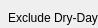
     <widget class="QWidget" name="tb_set_option">
      <property name="geometry">
       <rect>
        <x>0</x>
        <y>0</y>
        <width>98</width>
        <height>28</height>
       </rect>
      </property>
      <attribute name="label">
       <string>Option: Data Preprocessing</string>
      </attribute>
      <widget class="QGroupBox" name="groupBox_13">
       <property name="geometry">
        <rect>
         <x>8</x>
         <y>10</y>
         <width>371</width>
         <height>111</height>
        </rect>
       </property>
       <property name="title">
        <string>Exclude Dry-Day Events</string>
       </property>
       <widget class="QCheckBox" name="ckb_ds_preProcessing_noRain">
        <property name="geometry">
         <rect>
          <x>14</x>
          <y>32</y>
          <width>331</width>
          <height>31</height>
         </rect>
        </property>
        <property name="font">
         <font>
          <family>돋움</family>
          <pointsize>9</pointsize>
          <weight>50</weight>
          <bold>false</bold>
         </font>
        </property>
        <property name="text">
         <string>Set Time Before and After Excluding Dry-Day Events</string>
        </property>
       </widget>
       <widget class="QLineEdit" name="txtBox_ds_preProcessing_noRain">
        <property name="geometry">
         <rect>
          <x>222</x>
          <y>67</y>
          <width>81</width>
          <height>31</height>
         </rect>
        </property>
        <property name="font">
         <font>
          <family>돋움</family>
          <pointsize>9</pointsize>
          <weight>50</weight>
          <bold>false</bold>
         </font>
        </property>
        <property name="alignment">
         <set>Qt::AlignCenter</set>
        </property>
       </widget>
       <widget class="QLabel" name="lbl_ds_preProcessing_noRain">
        <property name="geometry">
         <rect>
          <x>309</x>
          <y>70</y>
          <width>61</width>
          <height>21</height>
         </rect>
        </property>
        <property name="font">
         <font>
          <family>돋움</family>
          <pointsize>9</pointsize>
          <weight>50</weight>
          <bold>false</bold>
         </font>
        </property>
        <property name="text">
         <string>Hours</string>
        </property>
       </widget>
      </widget>
      <widget class="QGroupBox" name="groupBox_20">
       <property name="geometry">
        <rect>
         <x>8</x>
         <y>147</y>
         <width>371</width>
         <height>81</height>
        </rect>
       </property>
       <property name="title">
        <string>Generate Cumulative Rainfall</string>
       </property>
       <widget class="QCheckBox" name="sp_ds_preProcessing_noRainVal">
        <property name="geometry">
         <rect>
          <x>17</x>
          <y>32</y>
          <width>181</width>
          <height>31</height>
         </rect>
        </property>
        <property name="font">
         <font>
          <family>돋움</family>
          <pointsize>9</pointsize>
          <weight>50</weight>
          <bold>false</bold>
         </font>
        </property>
        <property name="text">
         <string>Generate Cumulative Rainfall</string>
        </property>
       </widget>
       <widget class="QLineEdit" name="txtBox_ds_preProcessing_accRainHour">
        <property name="geometry">
         <rect>
          <x>222</x>
          <y>33</y>
          <width>81</width>
          <height>31</height>
         </rect>
        </property>
        <property name="font">
         <font>
          <family>돋움</family>
          <pointsize>9</pointsize>
          <weight>50</weight>
          <bold>false</bold>
         </font>
        </property>
        <property name="placeholderText">
         <string>6,8,12</string>
        </property>
       </widget>
       <widget class="QLabel" name="label_91">
        <property name="geometry">
         <rect>
          <x>308</x>
          <y>39</y>
          <width>51</width>
          <height>20</height>
         </rect>
        </property>
        <property name="font">
         <font>
          <family>돋움</family>
          <pointsize>9</pointsize>
          <weight>50</weight>
          <bold>false</bold>
         </font>
        </property>
        <property name="text">
         <string>Hours</string>
        </property>
       </widget>
      </widget>
      <widget class="QGroupBox" name="groupBox_23">
       <property name="geometry">
        <rect>
         <x>8</x>
         <y>270</y>
         <width>371</width>
         <height>131</height>
        </rect>
       </property>
       <property name="title">
        <string/>
       </property>
       <widget class="QComboBox" name="sp_ds_preProcessing_startMonth">
        <property name="geometry">
         <rect>
          <x>160</x>
          <y>32</y>
          <width>71</width>
          <height>31</height>
         </rect>
        </property>
        <property name="font">
         <font>
          <family>돋움</family>
          <pointsize>9</pointsize>
          <weight>50</weight>
          <bold>false</bold>
         </font>
        </property>
       </widget>
       <widget class="QComboBox" name="sp_ds_preProcessing_endMonth">
        <property name="geometry">
         <rect>
          <x>255</x>
          <y>32</y>
          <width>71</width>
          <height>31</height>
         </rect>
        </property>
        <property name="font">
         <font>
          <family>돋움</family>
          <pointsize>9</pointsize>
          <weight>50</weight>
          <bold>false</bold>
         </font>
        </property>
       </widget>
       <widget class="QLabel" name="label_105">
        <property name="geometry">
         <rect>
          <x>238</x>
          <y>39</y>
          <width>10</width>
          <height>16</height>
         </rect>
        </property>
        <property name="font">
         <font>
          <family>돋움</family>
          <pointsize>9</pointsize>
          <weight>50</weight>
          <bold>false</bold>
         </font>
        </property>
        <property name="text">
         <string>~</string>
        </property>
       </widget>
       <widget class="QRadioButton" name="rb_ds_preProcessing_month">
        <property name="geometry">
         <rect>
          <x>19</x>
          <y>30</y>
          <width>111</width>
          <height>31</height>
         </rect>
        </property>
        <property name="font">
         <font>
          <family>돋움</family>
          <pointsize>9</pointsize>
          <weight>50</weight>
          <bold>false</bold>
         </font>
        </property>
        <property name="text">
         <string>Specific Month</string>
        </property>
       </widget>
       <widget class="QRadioButton" name="rb_ds_preProcessing_date">
        <property name="geometry">
         <rect>
          <x>19</x>
          <y>75</y>
          <width>111</width>
          <height>31</height>
         </rect>
        </property>
        <property name="font">
         <font>
          <family>돋움</family>
          <pointsize>9</pointsize>
          <weight>50</weight>
          <bold>false</bold>
         </font>
        </property>
        <property name="text">
         <string>Specific Period</string>
        </property>
       </widget>
       <widget class="QDateTimeEdit" name="sp_ds_preProcessing_startDate">
        <property name="geometry">
         <rect>
          <x>153</x>
          <y>75</y>
          <width>81</width>
          <height>31</height>
         </rect>
        </property>
        <property name="font">
         <font>
          <family>돋움</family>
          <pointsize>9</pointsize>
          <weight>50</weight>
          <bold>false</bold>
         </font>
        </property>
        <property name="date">
         <date>
          <year>2016</year>
          <month>1</month>
          <day>1</day>
         </date>
        </property>
        <property name="time">
         <time>
          <hour>0</hour>
          <minute>0</minute>
          <second>0</second>
         </time>
        </property>
        <property name="displayFormat">
         <string>MM-dd</string>
        </property>
        <property name="calendarPopup">
         <bool>false</bool>
        </property>
       </widget>
       <widget class="QDateTimeEdit" name="sp_ds_preProcessing_endDate">
        <property name="geometry">
         <rect>
          <x>257</x>
          <y>75</y>
          <width>73</width>
          <height>31</height>
         </rect>
        </property>
        <property name="font">
         <font>
          <family>돋움</family>
          <pointsize>9</pointsize>
          <weight>50</weight>
          <bold>false</bold>
         </font>
        </property>
        <property name="date">
         <date>
          <year>2016</year>
          <month>12</month>
          <day>31</day>
         </date>
        </property>
        <property name="time">
         <time>
          <hour>0</hour>
          <minute>0</minute>
          <second>0</second>
         </time>
        </property>
        <property name="displayFormat">
         <string>MM-dd</string>
        </property>
        <property name="calendarPopup">
         <bool>false</bool>
        </property>
       </widget>
       <widget class="QLabel" name="label_125">
        <property name="geometry">
         <rect>
          <x>240</x>
          <y>82</y>
          <width>20</width>
          <height>20</height>
         </rect>
        </property>
        <property name="font">
         <font>
          <family>돋움</family>
          <pointsize>9</pointsize>
          <weight>50</weight>
          <bold>false</bold>
         </font>
        </property>
        <property name="text">
         <string>~</string>
        </property>
       </widget>
      </widget>
      <widget class="QCheckBox" name="ckb_ds_preProcessing_month">
       <property name="geometry">
        <rect>
         <x>21</x>
         <y>260</y>
         <width>251</width>
         <height>21</height>
        </rect>
       </property>
       <property name="autoFillBackground">
        <bool>true</bool>
       </property>
       <property name="text">
        <string>Refilter Period Within Query Range</string>
       </property>
      </widget>
      <widget class="QGroupBox" name="groupBox_10">
       <property name="geometry">
        <rect>
         <x>9</x>
         <y>420</y>
         <width>371</width>
         <height>81</height>
        </rect>
       </property>
       <property name="title">
        <string>Generate Forecast Rainfall</string>
       </property>
       <widget class="QCheckBox" name="ckb_ds_preProcessing_predictRainVal">
        <property name="geometry">
         <rect>
          <x>20</x>
          <y>33</y>
          <width>181</width>
          <height>31</height>
         </rect>
        </property>
        <property name="font">
         <font>
          <family>돋움</family>
          <pointsize>9</pointsize>
          <weight>50</weight>
          <bold>false</bold>
         </font>
        </property>
        <property name="text">
         <string>Generate Forecast Rainfall</string>
        </property>
       </widget>
       <widget class="QLineEdit" name="txtBox_ds_preProcessing_predictRainHour">
        <property name="geometry">
         <rect>
          <x>235</x>
          <y>34</y>
          <width>71</width>
          <height>31</height>
         </rect>
        </property>
        <property name="font">
         <font>
          <family>돋움</family>
          <pointsize>9</pointsize>
          <weight>50</weight>
          <bold>false</bold>
         </font>
        </property>
        <property name="placeholderText">
         <string>3,6</string>
        </property>
       </widget>
       <widget class="QLabel" name="label_61">
        <property name="geometry">
         <rect>
          <x>310</x>
          <y>39</y>
          <width>41</width>
          <height>21</height>
         </rect>
        </property>
        <property name="font">
         <font>
          <family>돋움</family>
          <pointsize>9</pointsize>
          <weight>50</weight>
          <bold>false</bold>
         </font>
        </property>
        <property name="text">
         <string>Hours</string>
        </property>
       </widget>
      </widget>
     </widget>
